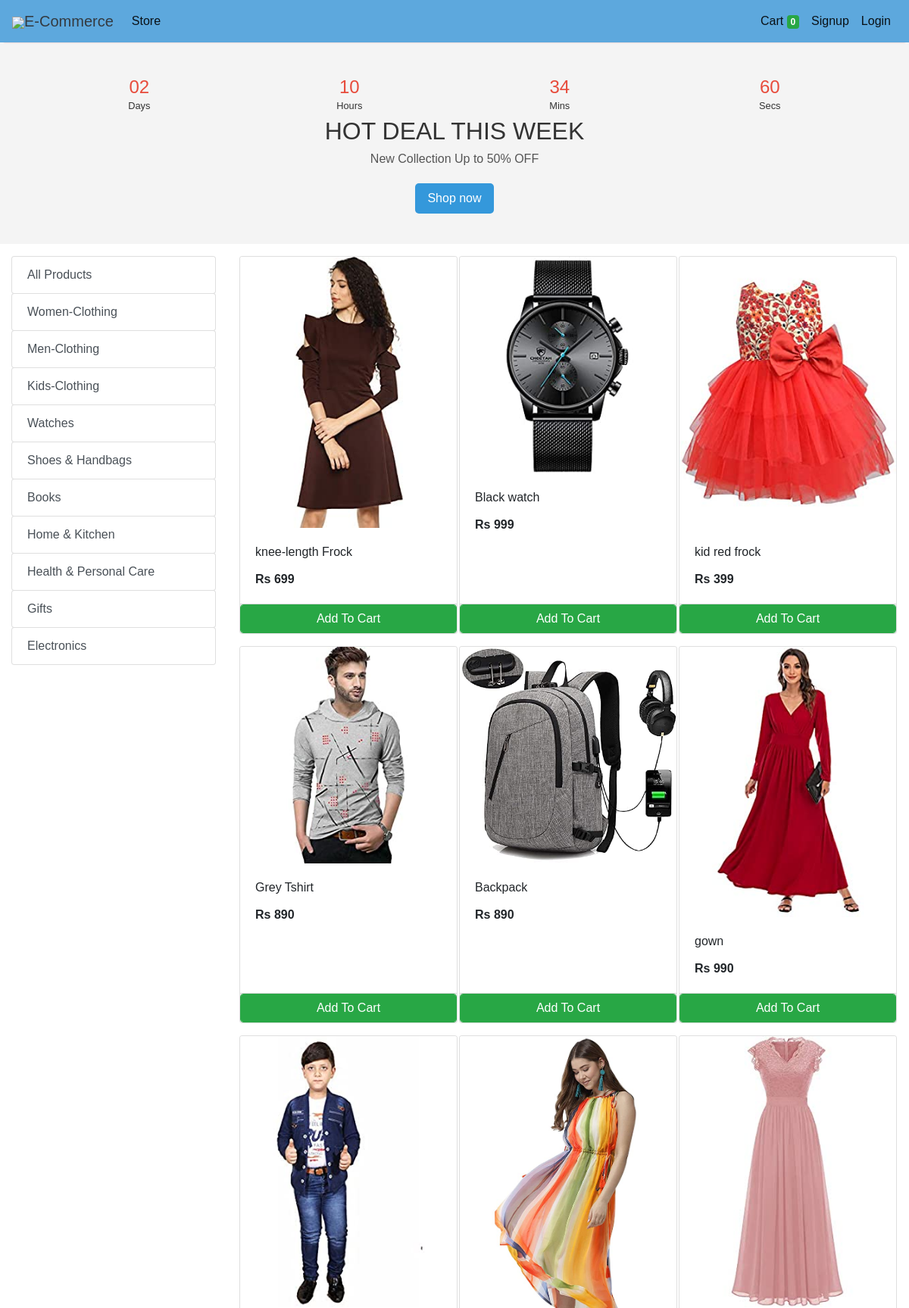
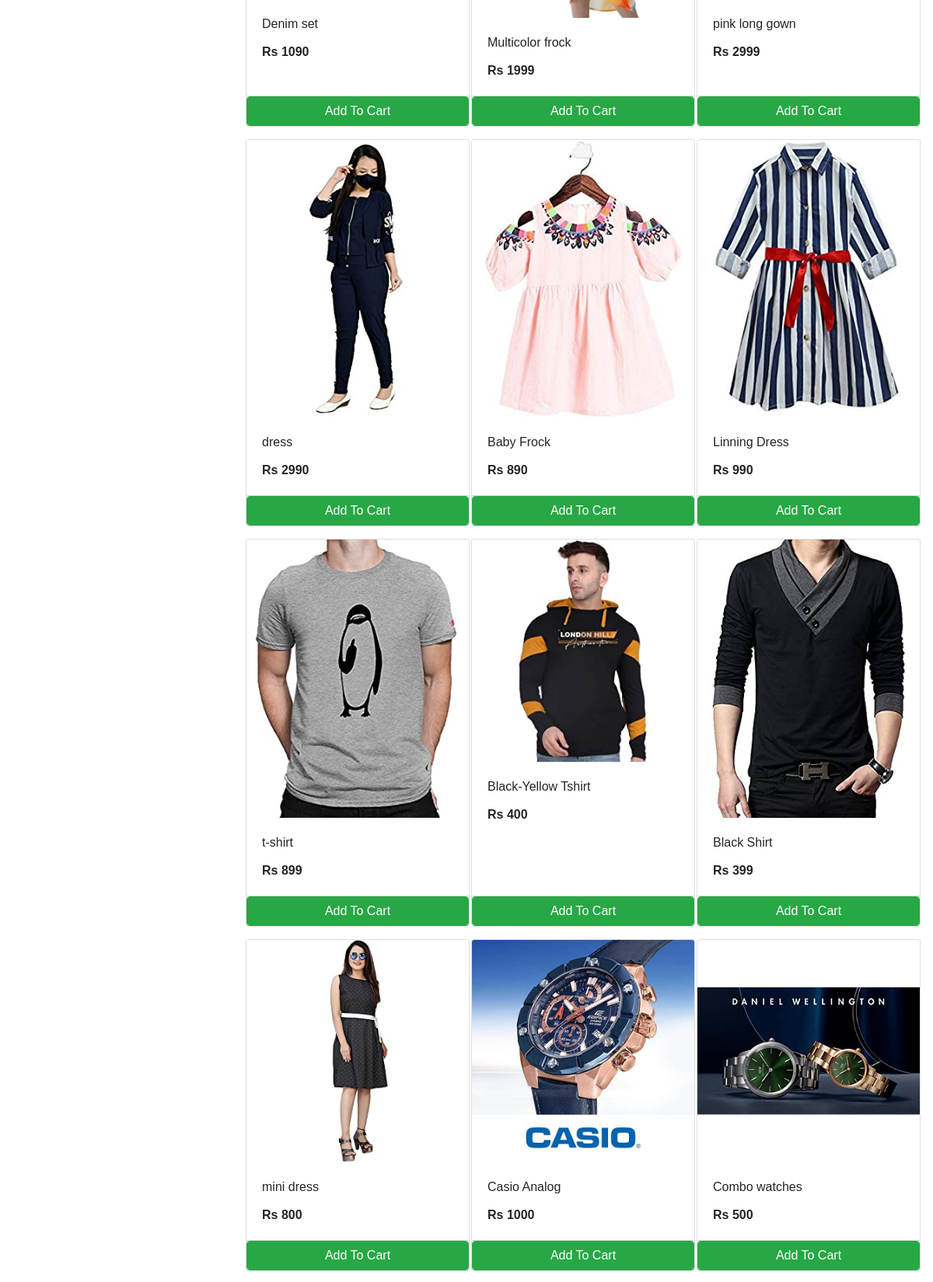
The app's page /store (upper part) with its own data (2 pictures, top to bottom).
### store/models/category.py (models this page shows, shortened)
class Category(models.Model):
    name= models.CharField(max_length=50)
    @staticmethod
    def get_all_categories():
        return Category.objects.all()

### store/models/product.py (models this page shows, shortened)
class Products(models.Model):
    name = models.CharField(max_length=60)
    price= models.IntegerField(default=0)
    category= models.ForeignKey(Category,on_delete=models.CASCADE,default=1 )
    description= models.CharField(max_length=250, default='', blank=True, null= True)
    image= models.ImageField(upload_to='uploads/products/')
    @staticmethod
    def get_all_products():
        return Products.objects.all()

### store/views/home.py (the view)
# urls.py: path('' , include('store.urls')),
def store(request):
    cart = request.session.get('cart')
    if not cart:
        request.session['cart'] = {}
    products = None
    categories = Category.get_all_categories()
    categoryID = request.GET.get('category')
    if categoryID:
        products = Products.get_all_products_by_categoryid(categoryID)
    else:
        products = Products.get_all_products();
    data = {}
    data['products'] = products
    data['categories'] = categories
    print('you are : ', request.session.get('email'))
    return render(request, 'index.html', data)

### store/templatetags/cart.py (called while the page is built)
@register.filter (name='is_in_cart')
def is_in_cart(product, cart):
    keys = cart.keys ()
    for id in keys:
        if int (id) == product.id:
            return True
    return False;

### store/templatetags/custom_filter.py (called while the page is built)
@register.filter(name='currency')
def currency(number):
    return "Rs "+str(number)

### store/templates/index.html (shortened to what this page needs)
{% extends 'base.html' %}
{% block content %}
{% load cart %}
{% load custom_filter %}
<div class="container-fluid mt-3">
	<div class="row">
		<div class="col-lg-3 mx-auto">
			<div class="list-group">
				<a href="/" class="list-group-item list-group-item-action btn btn-outline-success">All Products</a>
				{% for category in categories %}
				<a href="/?category={{category.id}}"
					class="list-group-item list-group-item-action btn btn-outline-success ">{{category.name}}</a>
				{% endfor %}
			</div>
		</div>
		<div id='products' class="col-lg-9 mx-auto">
			<div class="row mx-auto">
				{% for product in products %}
				<div class="card mx-auto mb-3" id={{product.id}} style="width: 18rem;">
					<img class="card-img-top" src="{{product.image.url}}" alt="Card image cap">
					<div class="card-body">
						<p class="card-title">{{product.name}}</p>
						<p class="card-text"><b>{{product.price|currency}}</b></p>
					</div>
					<div class="card-footer p-0 no-gutters">
						{% if product|is_in_cart:request.session.cart %}
						<div class="row no-gutters">
							<form action="/#{{product.id}}" class="col-2 " method="post">
								{% csrf_token %}
								<input hidden type="text" name='product' value='{{product.id}}'>
								<input hidden type="text" name='remove' value='True'>
								<input type="submit" value=" - " class="btn btn-block btn-success border-right">
							</form>
							<div class="text-center col btn btn-success">{{product|cart_quantity:request.session.cart}} in Cart</div>
							<form action="/#{{product.id}}" class="col-2 " method="post">
								{% csrf_token %}
								<input hidden type="text" name='product' value='{{product.id}}'>
								<input type="submit" value=" + " class="btn btn-block btn-success border-left">
							</form>
						</div>
						{% else %}
						<form action="/#{{product.id}}" method="POST" class="btn-block">
							<input type="submit" class="float-right btn btn-success form-control"
								value="Add To Cart">
						</form>
						{% endif %}
					</div>
				</div>
				{% endfor %}
			</div>
		</div>
	</div>
</div>
{% endblock %}

### store/templates/base.html (style rules this page uses)
body { font-family: 'Arial', sans-serif; margin: 0; padding: 0; }

### records on screen
Category: name "Women-Clothing"
Category: name "Men-Clothing"
Category: name "Kids-Clothing"
Category: name "Watches"
Category: name "Shoes & Handbags"
Category: name "Books"
Category: name "Home & Kitchen"
Category: name "Health & Personal Care"
Category: name "Gifts"
Category: name "Electronics"
Products: image (picture), name "knee-length Frock", price "Rs 699"
Products: image (picture), name "Black watch", price "Rs 999"
Products: image (picture), name "kid red frock", price "Rs 399"
Products: image (picture), name "Grey Tshirt", price "Rs 890"
Products: image (picture), name "Backpack", price "Rs 890"
Products: image (picture), name "gown", price "Rs 990"
Products: image (picture), name "Denim set", price "Rs 1090"
Products: image (picture), name "Multicolor frock", price "Rs 1999"
Products: image (picture), name "pink long gown", price "Rs 2999"
Products: image (picture), name "dress", price "Rs 2990"
Products: image (picture), name "Baby Frock", price "Rs 890"
Products: image (picture), name "Linning Dress", price "Rs 990"
Products: image (picture), name "t-shirt", price "Rs 899"
Products: image (picture), name "Black-Yellow Tshirt", price "Rs 400"
Products: image (picture), name "Black Shirt", price "Rs 399"
Products: image (picture), name "mini dress", price "Rs 800"
Products: image (picture), name "Casio Analog", price "Rs 1000"
Products: image (picture), name "Combo watches", price "Rs 500"

### other values on screen
{{ request.session.cart.keys|length }} "0"
